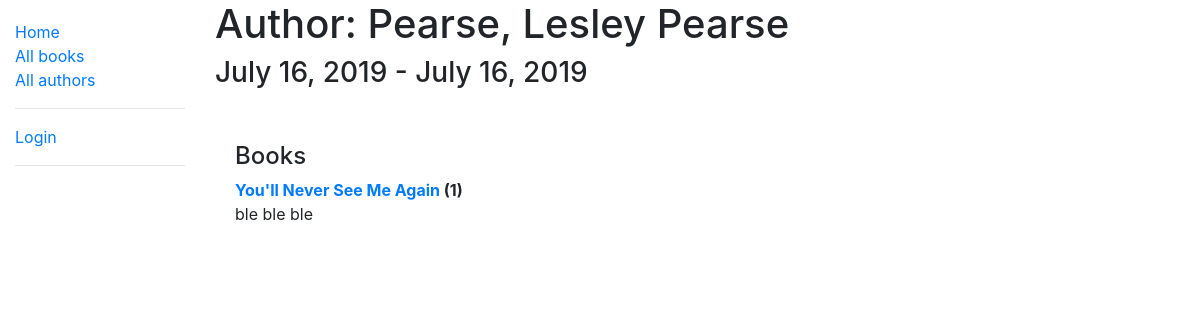
/catalog/author/2, run on the app's committed database.
### catalog/models.py (models this page shows, shortened)
class Author(models.Model):
    first_name = models.CharField(max_length=100)
    last_name = models.CharField(max_length=100)
    date_of_birth = models.DateField(null=True, blank=True)
    date_of_death = models.DateField(null=True, blank=True)
    class Meta:
        ordering = ['last_name']

class Book(models.Model):
    title = models.CharField(max_length=200)
    author = models.ForeignKey('Author', on_delete=models.SET_NULL, null=True)
    summary = models.TextField(
        max_length=1000, help_text='Enter a brief description of the book')
    isbn = models.CharField(
        'ISBN', max_length=13, help_text='13 character <a href="https://www.isbn-international.org/content/what-isbn">ISBN number</a>')
    genre = models.ManyToManyField(
        Genre, help_text='Select a genre for this book')
    language = models.ManyToManyField(
        Language, help_text='Select a language for this book')
    def __str__(self):
        return self.title
    def display_genre(self):
        """Create a string for the Genre. This is required to display genre in Admin"""
        return ','.join(genre.name for genre in self.genre.all()[:3])
    display_genre.short_description = 'Genre of Book'

### catalog/views.py (the view)
# urls.py: path('author/<int:pk>', views.AuthorDetailsView.as_view(), name='author-detail'),
class AuthorDetailsView(generic.DetailView):
    model = Author
    template_name = 'author_detail.html'

### catalog/templates/author_detail.html
{% extends "base_generic.html" %}
{% block content %}
  <h1>Author: {{ author.last_name }}, {{ author.first_name }} </h1>
  <h3> {{ author.date_of_birth }} - {{ author.date_of_death }}</h3>
  <br>
  <div style="margin-left:20px;margin-top:20px">
    <h4>Books</h4>
    <dl>
    {% for book in author.book_set.all %}
        <dt><a href="{% url 'book-detail' book.pk %}">{{ book }}</a> ({{ book.bookinstance_set.all.count }})</dt>
        <dd> {{ book.summary }}</dd>
    {% endfor %}
    </dl>
  </div>
{% endblock %}

### data on the page
Author: last_name "Pearse", first_name "Lesley Pearse", date_of_birth "July 16, 2019", date_of_death "July 16, 2019"
Book: title "You'll Never See Me Again", bookinstance_set.all.count "1", summary "ble ble ble"
